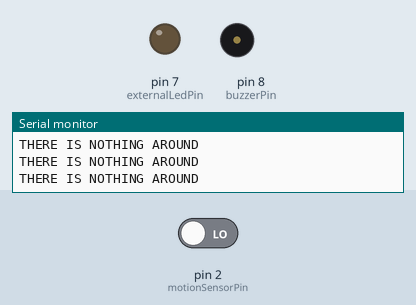
This sketch was run on a simulated Arduino Uno, built with avr-gcc and run on an emulated ATmega328P. Parts: output pins drawn as LEDs (lit = HIGH), buzzer (waves = sounding), the last lines printed to the serial monitor. The inputs (shaded band) are chosen by the test bench; at power-on: pin 2 (motionSensorPin) LOW.

Above: at 2.8 s.
2.9 s: pin 2 (motionSensorPin) driven HIGH
At 4.0 s:
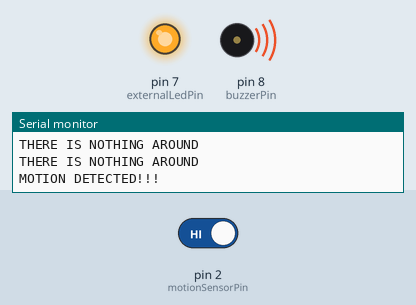
4.5 s: pin 2 (motionSensorPin) driven LOW
At 5.5 s:
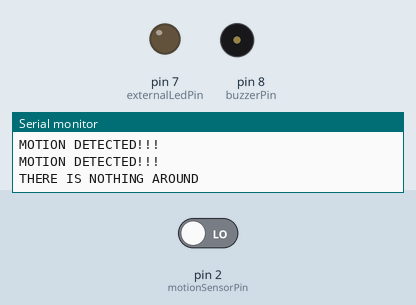
Timing chart, 0 to 7.5 s (numbered marks = the images above; inputs shaded):
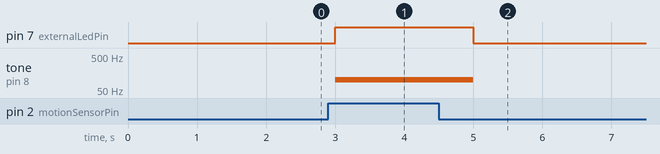

Measured:
- after the input at 2.9 s, pin 7 (externalLedPin): LOW → HIGH after 0.10 s; tone on pin 8 (buzzerPin): silent → 100 Hz after 0.10 s
- after the input at 4.5 s, pin 7 (externalLedPin): HIGH → LOW after 0.50 s; tone on pin 8 (buzzerPin): 100 Hz → silent after 0.50 s

The sketch:

task_1.1P.ino
```cpp
const int motionSensorPin = 2;     // output pin for motion sensor
const int externalLedPin = 7;      // output pin for external LED
const int buzzerPin = 8;           // output pin for buzzer

void setup() {
  Serial.begin(9600);
  pinMode(motionSensorPin, INPUT);
  pinMode(externalLedPin, OUTPUT);
  pinMode(buzzerPin, OUTPUT);
}

void loop() {
  int motionValue = digitalRead(motionSensorPin);

  if (motionValue == HIGH) {
    digitalWrite(externalLedPin, HIGH);
    Serial.println("MOTION DETECTED!!!");
  } else {
    digitalWrite(externalLedPin, LOW);
    Serial.println("THERE IS NOTHING AROUND");
  }

  if (motionValue == HIGH) {
    tone(buzzerPin, 100);
  } else {
    noTone(buzzerPin);
  }
  delay(1000);
}
```
